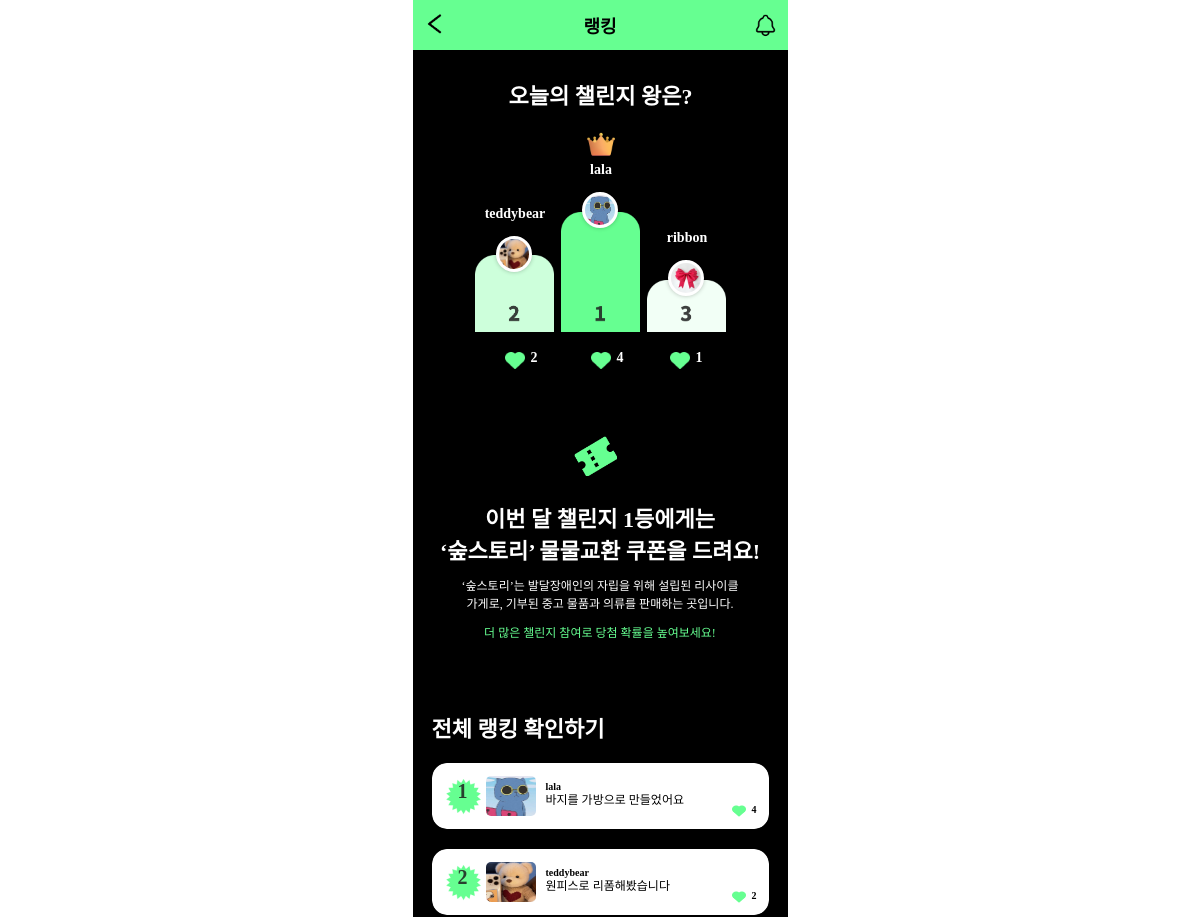
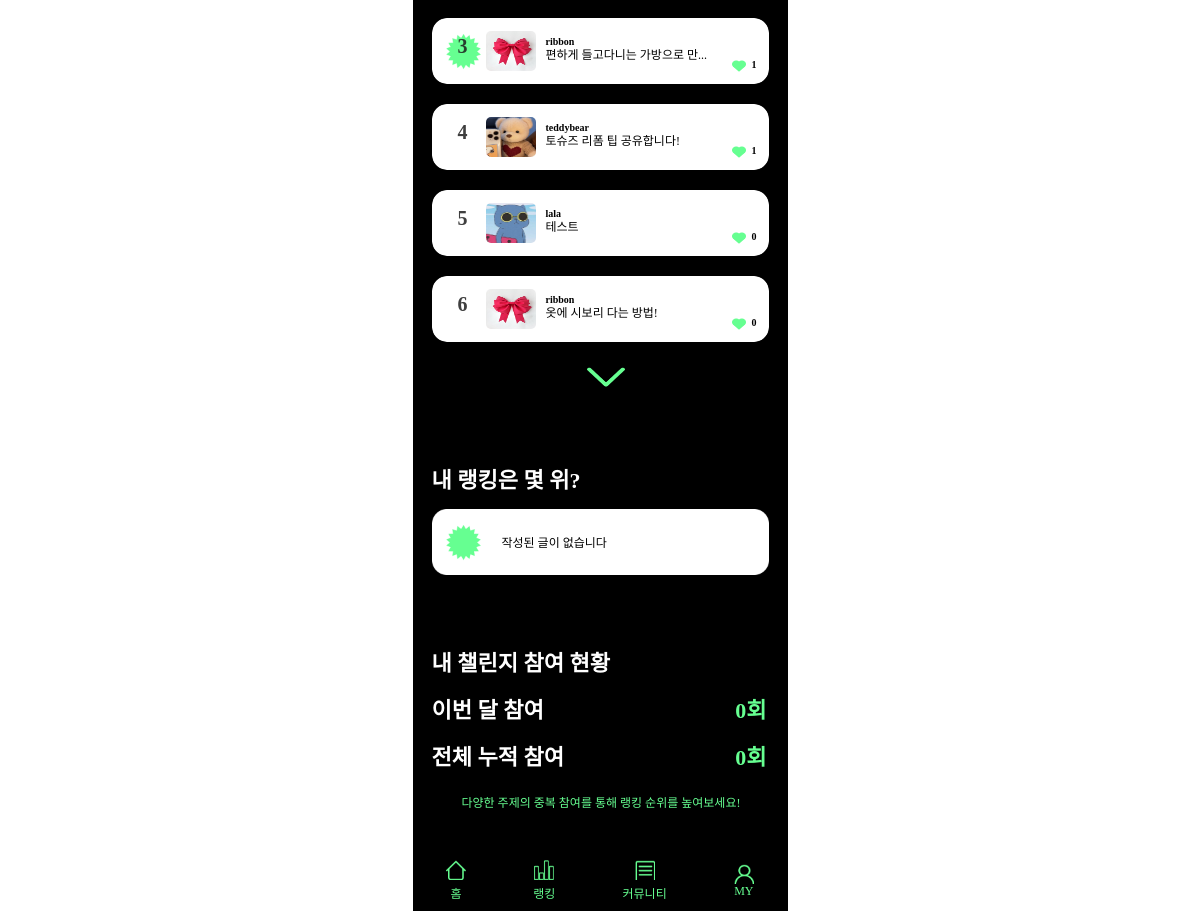
Before: /ranking with the older database file (2 pictures, top to bottom).
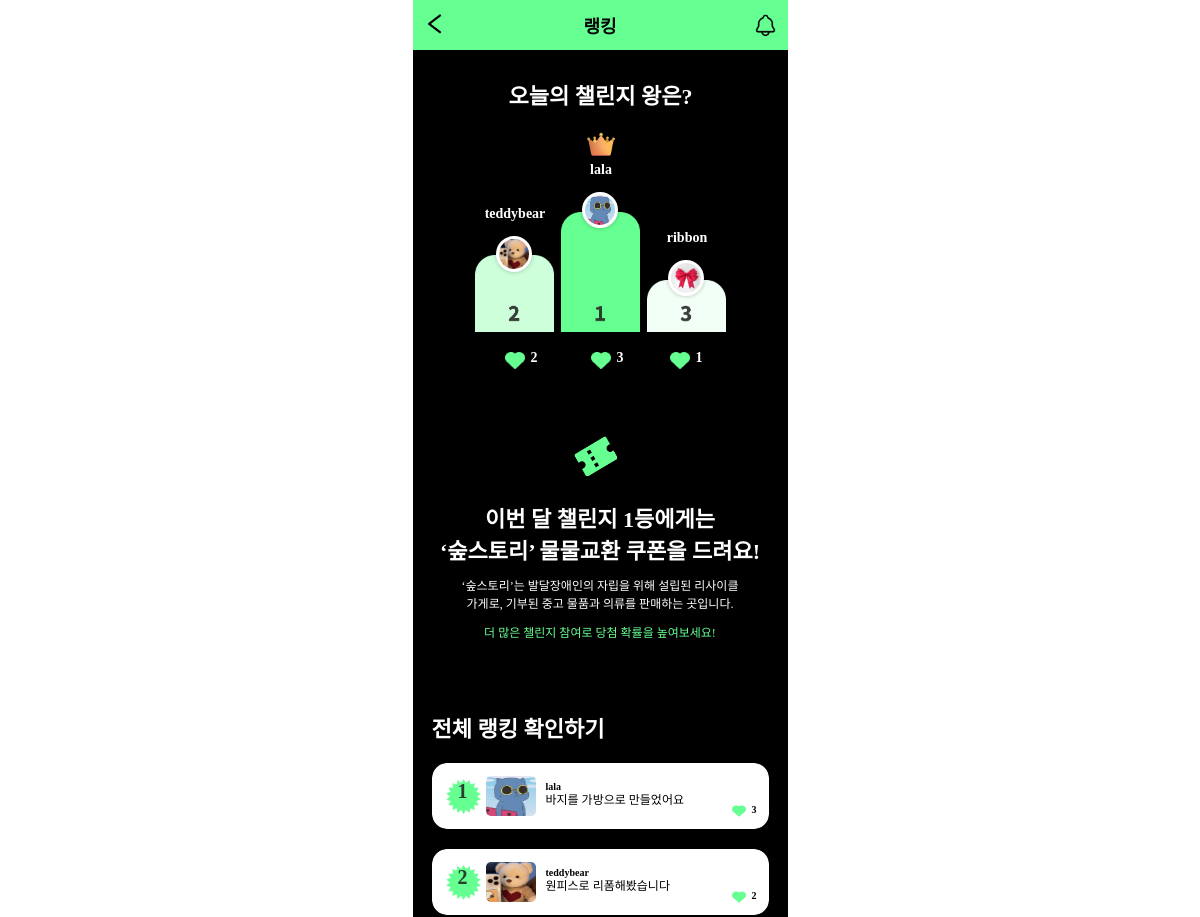
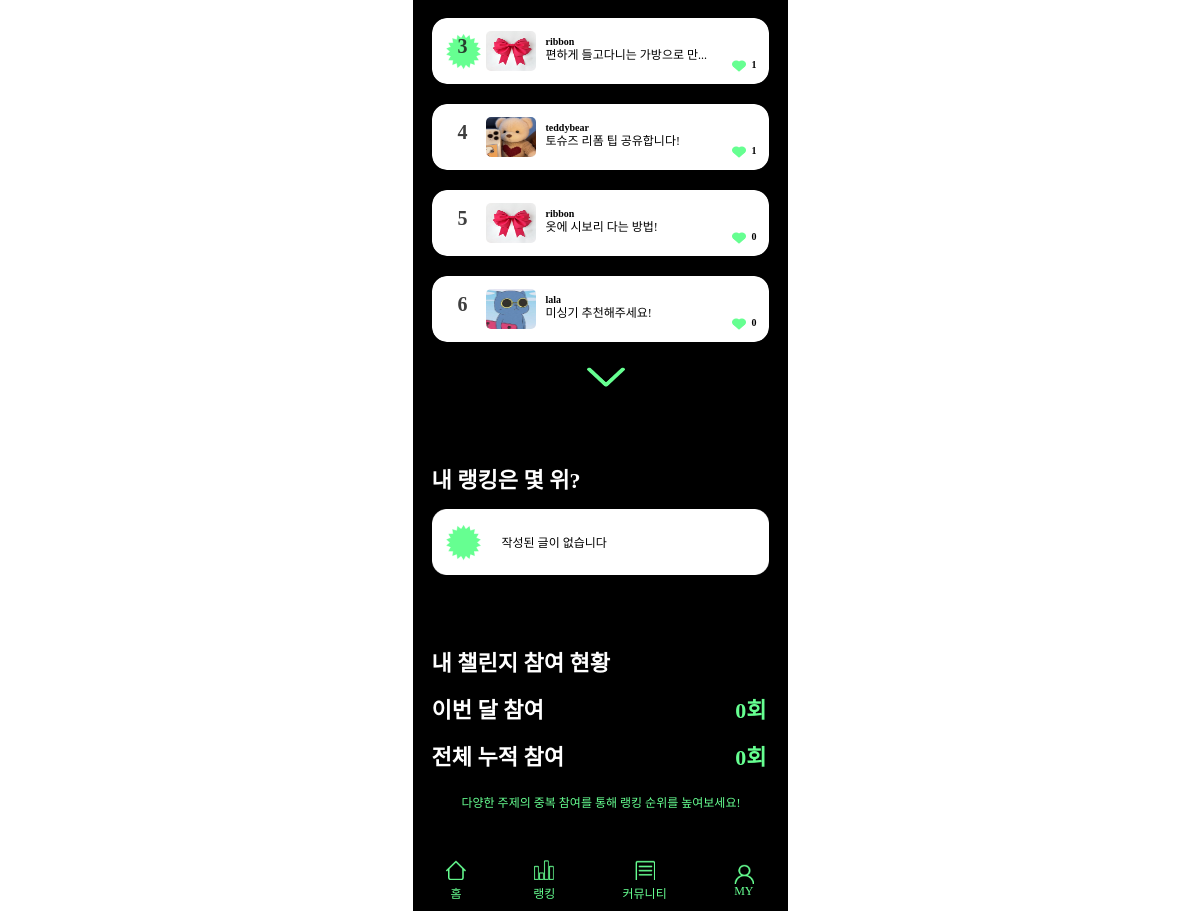
After: the same page with the newer database file (2 pictures, top to bottom).
### mainApp/models.py (models this page shows, shortened)
class Post(models.Model):
    title = models.CharField(max_length=50) # 글의 제목, 최대 길이는 50
    content = models.TextField() # 글의 본문
    created_at = models.DateTimeField(auto_now_add=True) # 생성일자
    author = models.ForeignKey(to = User, on_delete = models.CASCADE, related_name = "posts")
    category = models.ManyToManyField(to = Category, through = "PostCategory", related_name = "posts")
    like = models.ManyToManyField(to = User, through = "Like", related_name="liked_posts")
    image = models.ImageField(upload_to = upload_filepath, blank = True) # 이미지 업로드
    file = models.FileField(upload_to = upload_filepath, blank = True ) # 파일 업로드

### accountApp/models.py (models this page shows, shortened)
class User(AbstractBaseUser):
    email = models.EmailField(
        verbose_name='email',
        max_length=255,
        unique=True,
    )
    nickname = models.CharField(max_length=20)
    image = models.ImageField()
    is_active = models.BooleanField(default=True)
    is_admin = models.BooleanField(default=False)
    objects = UserManager()
    USERNAME_FIELD = 'email'
    REQUIRED_FIELDS = ['image', 'nickname']

### mainApp/views.py (the view)
# urls.py: path('ranking', ranking, name='ranking'),
def ranking(request):
    users = User.objects.all()
    today = date.today()
    start_of_month = today.replace(day=1)
    monthly_posts = Post.objects.filter(created_at__date__gte=start_of_month) \
                        .annotate(like_count=models.Count('like')) \
                        .order_by('-like_count', '-id')
    user_posts_count = Post.objects.filter(author=request.user.id).count()
    user_posts_monthly_count = monthly_posts.filter(author=request.user.id).count()
    user_post = monthly_posts.filter(author=request.user.id).first()
    user_post_rank = list(monthly_posts).index(user_post) + 1 if user_post else 0
    return render(request, "mainApp/ranking.html", {'object_list': users, 'user_posts_count': user_posts_count, 'user_posts_monthly_count':user_posts_monthly_count,
                                                'user_post':user_post, 'monthly_posts': monthly_posts, 'user_post_rank': user_post_rank})

### mainApp/templates/mainApp/ranking.html (shortened to what the changed rows need)
<!DOCTYPE html>
{% load static %}
<html lang="en">
<head>
    <link rel="stylesheet" href="{% static 'css/ranking.css' %}" />
    <link rel="stylesheet" href="{% static 'js/ranking.js' %}" />
</head>
<body>
    <div class="bottom">
         <br>
        <div class="todayC">
            <h2>오늘의 챌린지 왕은?</h2>
            <dic class ="topRank">
            <div class="second">
            {% if monthly_posts %}
            {% for post in monthly_posts %}
                {% if forloop.counter == 2 %}
                <div class="post-container">
                    <div class="nickimg">
                    <h4> {{ post.author.nickname }} </h4>
                    {% if post.author.image %}
                        <div class="post-image">
                            <img src="{{ post.author.image.url }}">
                        </div>
                    </div>
                        <img class="secondGraph" src="{% static 'img\2등그래프.png' %}" alt="2등" />
                    {% endif %}
                    <div class="post-details">
                        <img class="like" src="{% static 'img\좋아요.png' %}" alt="좋아요" />
                        <p>{{ post.like.count }} </p>
                        <br>
                    </div>
                </div>
            </div>
            <div class="first">
                {% endif %}
            {% endfor %}
        {% for post in monthly_posts %}
                {% if forloop.counter == 1 %}
                <div class="post-container">
                    <div class="nickimg">
                    <h4> {{ post.author.nickname }} </h4>
                    {% if post.author.image %}
                        <div class="post-image">
                            <img src="{{ post.author.image.url }}">
                        </div>
                        </div>
                        <img class="firstGraph" src="{% static 'img\1등그래프.png' %}" alt="1등" />
                    {% endif %}
                    <div class="post-details">
                        <img class="like" src="{% static 'img\좋아요.png' %}" alt="좋아요" />
                        <p>{{ post.like.count }} </p>
                        <br>
                    </div>
                </div>
            </div>
            <div class="third">
                {% endif %}
            {% endfor %}
        {% for post in monthly_posts %}
                {% if forloop.counter == 3 %}
                <div class="post-container">
                    <div class="nickimg">
                    <h4> {{ post.author.nickname }} </h4>
                    {% if post.author.image %}
                        <div class="post-image">
                            <img src="{{ post.author.image.url }}">
                        </div>
                    </div>
                        <img class="thirdGraph" src="{% static 'img\3등그래프.png' %}" alt="3등" />
                    {% endif %}
                    <div class="post-details">
                        <img class="like" src="{% static 'img\좋아요.png' %}" alt="좋아요" />
                        <p>{{ post.like.count }} </p>
                        <br>
                    </div>
                </div>
            </div>
                {% endif %}
            {% endfor %}
        {% endif %}
        </div>
        <div class="allRanks">
            <h3>전체 랭킹 확인하기</h3>
            {% if monthly_posts %}
                {% for post in monthly_posts %}
                <div class="post-container {% if forloop.counter == 1 %}rank-1{% elif forloop.counter == 2 %}rank-2{% elif forloop.counter == 3 %}rank-3{% endif %} {% if forloop.counter > 6 %}extra{% endif %}">
                        <p class="number">{{ forloop.counter }} </p>
                        {% if post.author.image %}
                            <div class="post-image">
                                <img src="{{ post.author.image.url }}">
                            </div>
                        {% endif %}
                        <div class="post-details">
                            <div class="post-details-details">
                            <h4> {{ post.author.nickname }} </h4>
                            <p><a href="{% url 'mainApp:detail' post.id %}">
                                {% if post.title|length > 16 %}
                                {{ post.title|slice:":16" }}...
                                {% else %}
                                {{ post.title }}
                                {% endif %}
                            </a></p>
                        </div>
                        <div class="heart">
                            <img
                                class="allRankHeart"
                                src="{%static 'img\좋아요.png' %}"
                                alt="좋아요"
                              />
                              <p>{{ post.like.count }} </p>
                            </div>
                        </div>
                    </div>
                {% endfor %}
            {% endif %}
            <button id="show-more-btn" onclick="toggleRankings()">
                <img src="{% static 'img/버튼.png' %}" alt="Show More" />
            </button>
        </div>
    </div>
</body>
</html>

Changed rows visible on the page:
removed Post: author.image (picture), author.nickname "lala", title "테스트", like.count "0", shown under "전체 랭킹 확인하기"
computed for Post "바지를 가방으로 만들었어요": like.count "4" → "3"
now on this page (row unchanged): Post: author.image (picture), author.nickname "lala", title "미싱기 추천해주세요!", like.count "0", shown under "전체 랭킹 확인하기"
